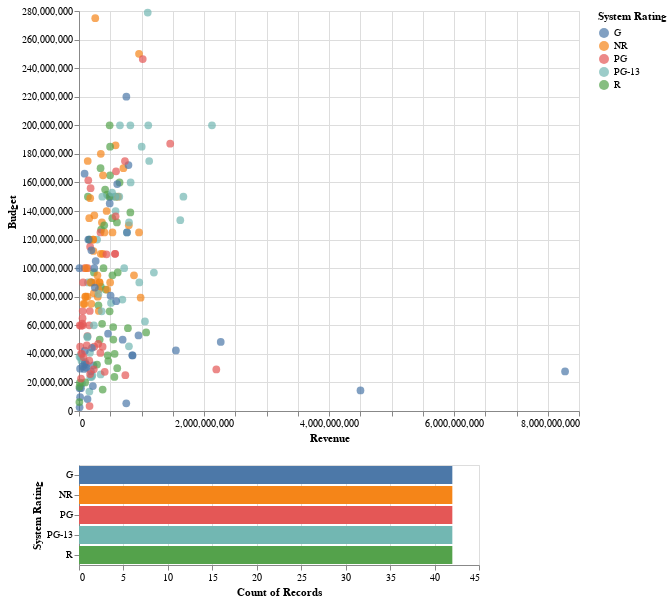

Notebook cell for this chart:
### Code cell
#scatter graph
brush = alt.selection(type='interval')# to reate the selction box
points=alt.Chart(dataframe2).mark_circle(size=60).encode(
    x="Revenue:Q",# x-axis
    y='Budget',# y-axis
    color='System Rating', # color based on system rating put into category
    # interactive when the pionts are hovered the name, budget, revenue and system rating shows up
    tooltip=['Name','System Rating','Budget of Movie','Revenue of Movie']
).properties(height=400,width=500).add_selection(brush)# the size of graph

# histogram chart
bars=alt.Chart(dataframe2).mark_bar().encode(
        y='System Rating:N',# y-axis
        color='System Rating:N',# color put into groups based on system ratings
        x='count(Revenue):Q').transform_filter(brush)# x-axis
points&bars# graphs combined together

### Figure 1 — Vega-Lite specification as saved in the notebook (floating-point values rounded to 4 significant figures; data arrays with more than 128 entries replaced by an {"elided": "..."} marker saying what was removed)
{"config": {"view": {"continuousWidth": 400, "continuousHeight": 300}}, "vconcat": [{"mark": {"type": "circle", "size": 60}, "encoding": {"color": {"type": "nominal", "field": "System Rating"}, "tooltip": [{"type": "nominal", "field": "Name"}, {"type": "nominal", "field": "System Rating"}, {"type": "nominal", "field": "Budget of Movie"}, {"type": "nominal", "field": "Revenue of Movie"}], "x": {"type": "quantitative", "field": "Revenue"}, "y": {"type": "quantitative", "field": "Budget"}}, "height": 400, "selection": {"selector001": {"type": "interval"}}, "width": 500}, {"mark": "bar", "encoding": {"color": {"type": "nominal", "field": "System Rating"}, "x": {"type": "quantitative", "aggregate": "count", "field": "Revenue"}, "y": {"type": "nominal", "field": "System Rating"}}, "transform": [{"filter": {"selection": "selector001"}}]}], "data": {"name": "data-4280230d4236cceed3f4dd611241ebf1"}, "$schema": "https://vega.github.io/schema/vega-lite/v4.8.1.json", "datasets": {"data-4280230d4236cceed3f4dd611241ebf1": {"elided": "210 records"}}}
